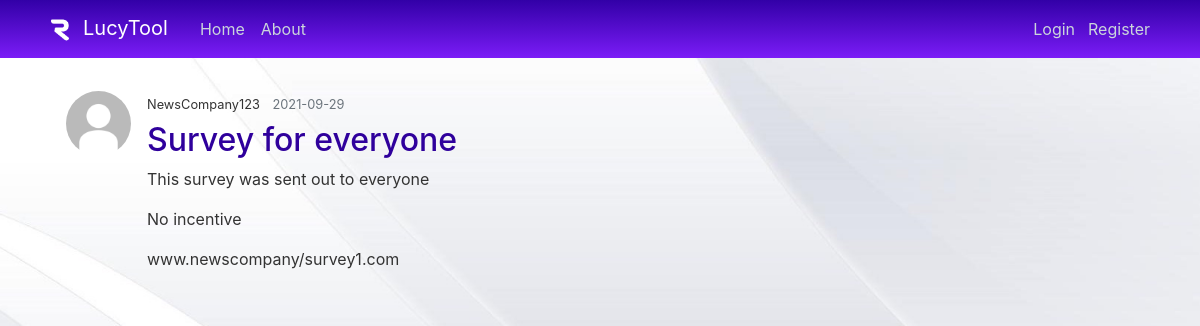
Page /survey/1 on the committed database.
### webApp/models.py (models this page shows, shortened)
class User(db.Model, UserMixin):
    id = db.Column(db.Integer, primary_key=True)
    user_id = db.Column(db.String(10), unique=True, nullable=False, default='User ID')
    username = db.Column(db.String(20), unique=True, nullable=False)
    email = db.Column(db.String(120), unique=True, nullable=False)
    image_file = db.Column(db.String(20), nullable=False, default='default.jpg')
    password = db.Column(db.String(60), nullable=False)
    posts = db.relationship('Post', backref='author', lazy=True)
    user_type = db.Column(db.String(20), nullable=False, default='')
    age = db.Column(db.Integer, default=float("nan"))
    city = db.Column(db.String(100), nullable=False, default='')
    state = db.Column(db.String(50), nullable=False, default='')
    first_name = db.Column(db.String(50), nullable=False, default='')
    last_name = db.Column(db.String(50), nullable=False, default='')
    birthday = db.Column(db.DateTime, nullable=False, default=0)
    gender = db.Column(db.String(20), nullable=False, default='')
    race = db.Column(db.String(50), nullable=False, default='')
    ethnicity = db.Column(db.String(50), nullable=False, default='')
    religious_affiliation = db.Column(db.String(50), nullable=False, default='')
    political_affiliation = db.Column(db.String(50), nullable=False, default='')
    social_class = db.Column(db.String(20), nullable=False, default='')
    sexuality = db.Column(db.String(20), nullable=False, default='')
    hobbies = db.Column(db.Text, nullable=False, default='')
    college_major = db.Column(db.Text, nullable=False, default='')
    career_field = db.Column(db.Text, nullable=False, default='')
    phone_number = db.Column(db.String(20), unique=True, nullable=True, default=float("nan"))
    surveys = db.Column(db.Text, nullable=True)
    company_name = db.Column(db.String(50), nullable=False, default='')
    surveys = db.relationship('Survey', backref='author', lazy=True)

class Survey(db.Model):
    id = db.Column(db.Integer, primary_key=True)
    title = db.Column(db.String(100), nullable=False)
    date_posted = db.Column(db.DateTime, nullable=False, default=datetime.utcnow)
    description = db.Column(db.Text, nullable=False)
    incentive = db.Column(db.String(100), nullable=False)
    link = db.Column(db.String(100), nullable=False)
    assigned_to = db.Column(db.Text, nullable=True)
    user_id = db.Column(db.Integer, db.ForeignKey('user.id'), nullable=False)

### webApp/surveys/routes.py (the view)
@surveys.route("/survey/<int:survey_id>")
def survey(survey_id):
    survey = Survey.query.get_or_404(survey_id)
    return render_template('survey.html', title=survey.title, survey=survey)

### webApp/templates/survey.html (shortened to what this page needs)
{% extends "layout.html" %}
{% block content %}
    <article class="media content-section">
        <img class="rounded-circle article-img" src="{{ url_for('static', filename='profile_pics/' + survey.author.image_file) }}">
        <div class="media-body">
            <div class="article-metadata">
                <small class="mr-2">{{ survey.author.username }}</small>
                <small class="text-muted">{{ survey.date_posted.strftime('%Y-%m-%d') }}</small>
            </div>
            <h2 class="article-title">{{ survey.title }}</h2>
            <p class="article-content">{{ survey.description }}</p>
            <p class="article-content">{{ survey.incentive }}</p>
            <p class="article-content">{{ survey.link }}</p>
        </div>
    </article>
{% endblock content %}

### webApp/static/main.css (style rules this page uses)
html { background: url(background1.jpg) no-repeat center center fixed; -webkit-background-size: cover; -moz-background-size: cover; -o-background-size: cover; background-size: cover; }
body { background: #fafafa00; color: #333333; margin-top: 5rem; }
h1, h2, h3, h4, h5, h6 { color: #444444; }
.content-section { background: #ffffff00; padding: 10px 20px; border: 1px solid #dddddd00; border-radius: 3px; margin-bottom: 20px; }
.article-title { color: #2f009c; }
.article-content { white-space: pre-line; }
.article-img { height: 65px; width: 65px; margin-right: 16px; }
.article-metadata { padding-bottom: 1px; margin-bottom: 4px; border-bottom: 1px solid #e3e3e300 }

### rows in the picture
User: image_file (placeholder picture), author.username "NewsCompany123"
Survey: date_posted "2021-09-29", title "Survey for everyone", description "This survey was sent out to everyone", incentive "No incentive", link "www.newscompany/survey1.com"
